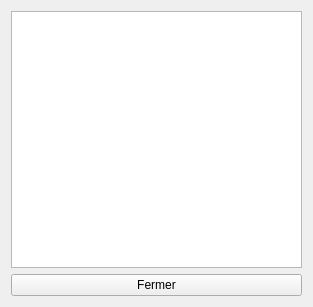
<?xml version="1.0" encoding="UTF-8"?>
<ui version="4.0">
 <class>EndWindow</class>
 <widget class="QWidget" name="EndWindow">
  <property name="geometry">
   <rect>
    <x>0</x>
    <y>0</y>
    <width>313</width>
    <height>307</height>
   </rect>
  </property>
  <property name="sizePolicy">
   <sizepolicy hsizetype="MinimumExpanding" vsizetype="MinimumExpanding">
    <horstretch>0</horstretch>
    <verstretch>0</verstretch>
   </sizepolicy>
  </property>
  <property name="windowTitle">
   <string>Fin du Jeu à atteindre</string>
  </property>
  <property name="autoFillBackground">
   <bool>false</bool>
  </property>
  <layout class="QGridLayout" name="gridLayout">
   <item row="0" column="0">
    <widget class="QGraphicsView" name="endGraphicsView"/>
   </item>
   <item row="1" column="0">
    <widget class="QPushButton" name="closeButton">
     <property name="text">
      <string>Fermer</string>
     </property>
    </widget>
   </item>
  </layout>
 </widget>
 <resources/>
 <connections/>
</ui>
